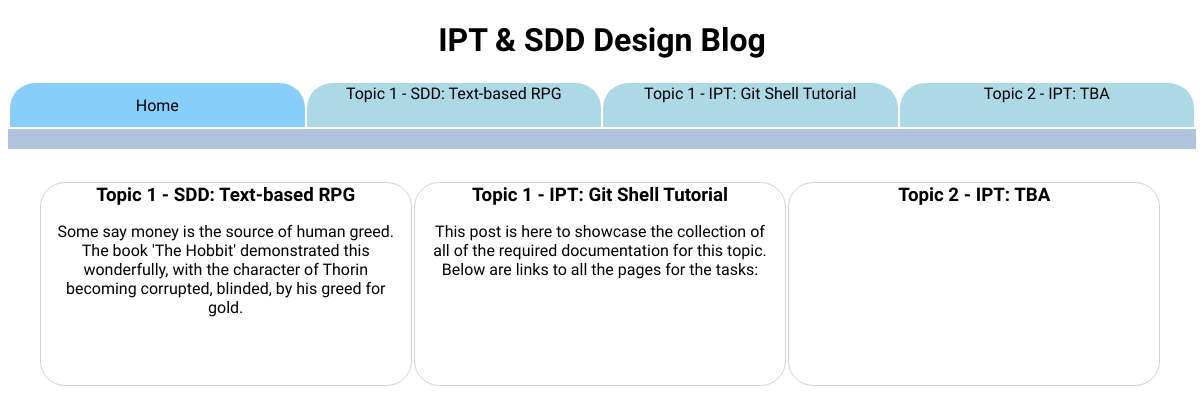
The app's page /, older data.
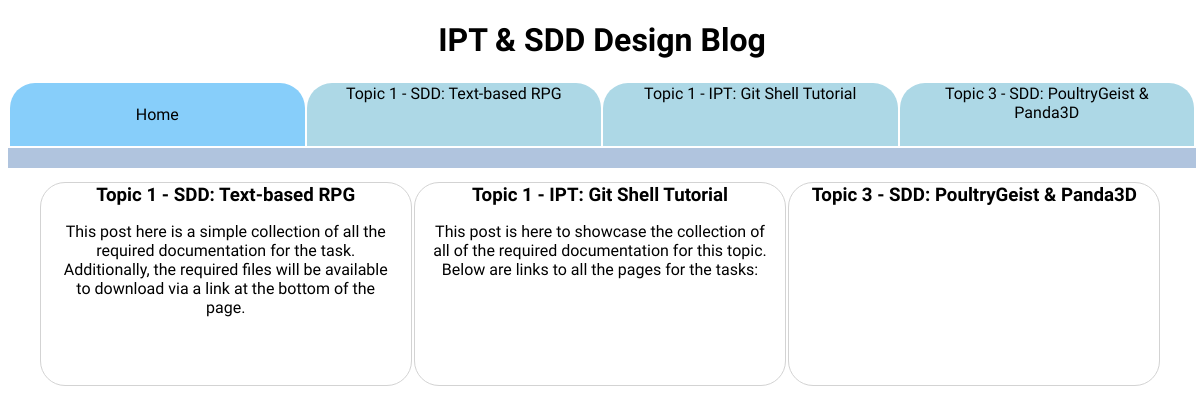
The same page, newer data.
### tables this page shows
CREATE TABLE topics (
  	id INTEGER NOT NULL,
  	title TEXT NOT NULL,
  	subtitle TEXT NOT NULL,
    created TEXT NOT NULL,
  	PRIMARY KEY (id)
);

### School_Blog/main.py (the view)
@app.route('/')
def index_handler():
	t = Topic.get_main_page()
	return render_template('index.html', topics=t, topic1=t[0], topic2=t[1], topic3=t[2])

### School_Blog/db.py (called while the page is built)
    @staticmethod
    def get_newest(tid):
        cur.execute('''SELECT * FROM posts WHERE topicid = ? ORDER BY created DESC''', (tid,))
        row = cur.fetchone()
        if row:
            id, tid, title, message, created, image = row
            return Log(eval(message), title, image, tid, id, created)

    @staticmethod
    def get_main_page():
        cur.execute('''SELECT * FROM topics ORDER BY created''')
        topics = []
        i = 0
        for row in cur:
            if i == 3:
                break
            id, title, sub, date = row
            topics.append(Topic(title, sub, date, id))
            i += 1
        for i in range(len(topics)):
            post = Log.get_newest(topics[i].id)
            topics[i].post = post
        return topics

### School_Blog/templates/index.html (shortened to what this page needs)
<!DOCTYPE html>
<html>
<head>
  <link rel="stylesheet" href="static/css/main.css">
</head>
<body>
  <div class="header">
    <h1>IPT & SDD Design Blog</h1>
    <table>
      <tr>
        <td style="background-color:lightskyblue">
          Home
        </td>
        {%for topic in topics%}
        <td>
          <a href="/topic/{{topic.id}}">{{topic.title}}: {{topic.subtitle}}</a>
        </td>
        {%endfor%}
      </tr>
    </table>
  </div>
  <div id="index_body_content">
    <table>
      <tr>
        {%for topic in topics%}
        <td class="topic">
          <a href="topic/{{topic.id}}">
            <h3>{{topic.title}}: {{topic.subtitle}}</h3>
            {%for para in topic.post.text%}
              {%if topic.post.text.index(para) == 0%}
                <p>{{para}}</p>
              {%endif%}
            {%endfor%}
          </a>
        </td>
        {%endfor%}
      </tr>
    </table>
  </div>
</body>
</html>

Row changes from the older to the newer data that the page shows:
changed topics: title "Topic 2 - IPT" → "Topic 3 - SDD"; subtitle "TBA" → "PoultryGeist & Panda3D"
Text that changed along with them:
new list line: "This post here is a simple collection of all the required documentation for the task. Additionally, the required files will be available to download via a link at the bottom of the page."
list line gone: "Some say money is the source of human greed. The book 'The Hobbit' demonstrated this wonderfully, with the character of Thorin becoming corrupted, blinded, by his greed for gold."
